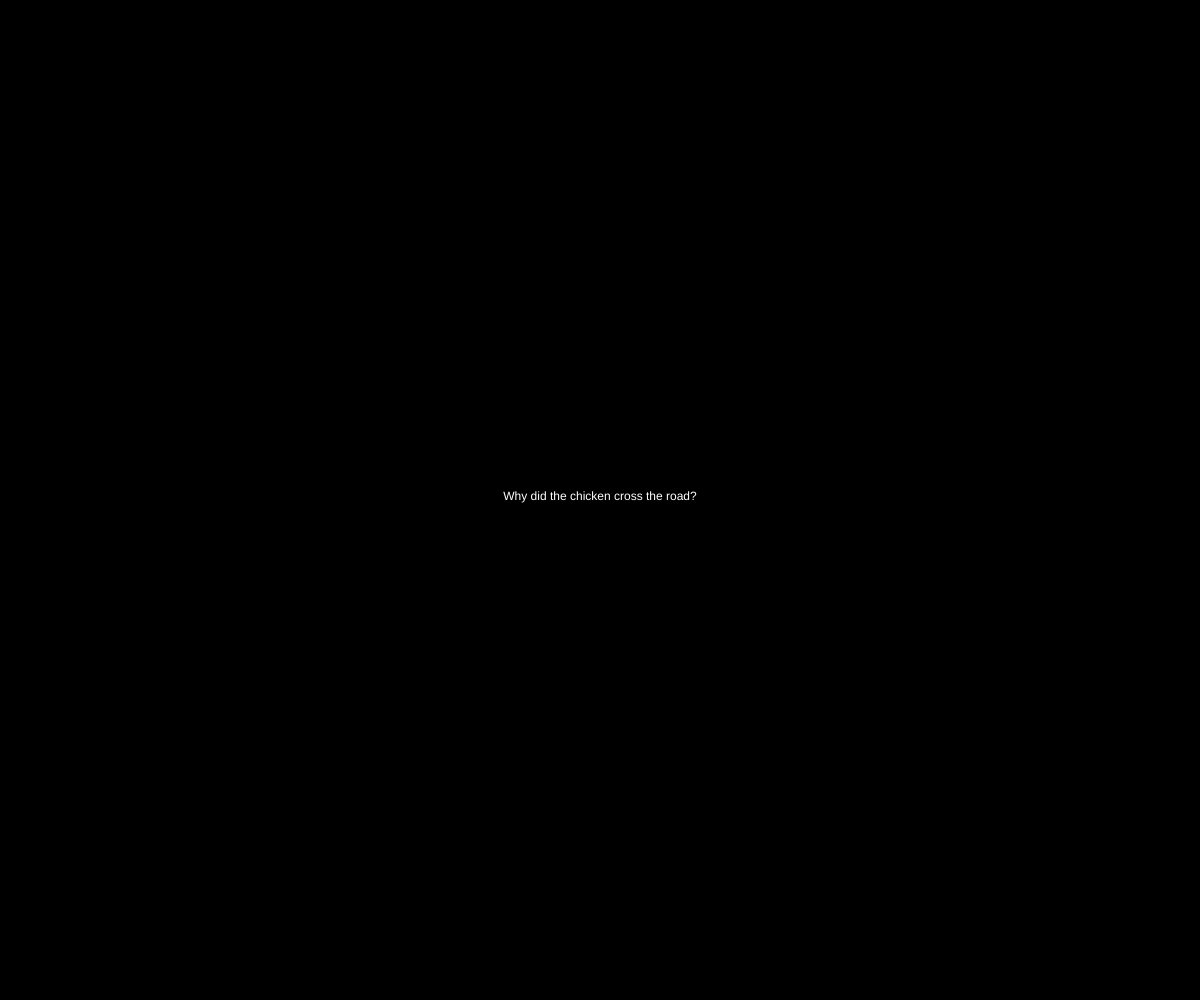
Frame 1 (no input)
Frame 60 (no input): identical to frame 1, image omitted
Frame 120 (the mouse pressed at the canvas centre since frame 60): identical to frame 1, image omitted

The p5.js sketch that drew this single still picture (run headless with seeded random() and noise() and a simulated clock; from frame 60 on, the mouse is pressed at the canvas centre):

// p5.js sketch
// ── sketch.js
let jokeState = 0;
let timer = 0;
let timerMax = 10;
function setup() {
    createCanvas(windowWidth, windowHeight);
    rectMode(CENTER);
    textAlign(CENTER);
}
function windowResized() {
resizeCanvas(windowWidth, windowHeight);
}
function draw(){

    background("black");
    fill("White");
    switch (jokeState) {

        case 0:
            text("Why did the chicken cross the road?", width/2, height/2);
            break;
        case 1:
            text("To get to the other side! BAH HAH HAH", width/2, height/2);
            break;

    }
        timer++ ;
        if (timer > 2*60) {
            timer = 0 ;
            jokeState++ ;
        if (jokeState > 1) {
          jokeState = 0 ;
        }
      }
}

function mouseReleased() {
    jokeState = (jokeState+1) % 2;
}
